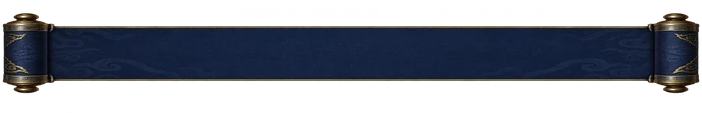
#> input picture assets/ui/scroll/scroll-silk-picker.webp, 702 x 113 px
$ python repack_two_frame_strip.py ../../../assets/ui/scroll/scroll-silk-picker.webp 5 5 --cell-width 100
#> lines starting #> are read from the running program, lines starting #| are printed output that depends on the picture
from argparse import ArgumentParser
from pathlib import Path

from PIL import Image


def main() -> None:
    parser = ArgumentParser(
        description='Repack two transparent poses into the first two cells of a four-cell strip.',
    )
    parser.add_argument('source', type=Path)
    parser.add_argument('split_x', type=int)
    parser.add_argument('content_end_x', type=int)
    parser.add_argument('--cell-width', type=int, required=True)
    args = parser.parse_args()

    source = Image.open(args.source).convert('RGBA')
#> source is the input picture: PIL image 702x113 RGBA; mean R, G, B, A 29, 32.7, 46.6, 125.7
    segments = (
        source.crop((0, 0, args.split_x, source.height)),
        source.crop((args.split_x, 0, args.content_end_x, source.height)),
    )
    output = Image.new('RGBA', (args.cell_width * 4, source.height))
#> output: PIL image 400x113 RGBA; every value is 0

    for index, segment in enumerate(segments):
        bounds = segment.getchannel('A').getbbox()
        if bounds is None:
            raise ValueError(f'pose {index + 1} has no visible pixels')
        pose = segment.crop((bounds[0], 0, bounds[2], source.height))
        if pose.width > args.cell_width:
            raise ValueError(
                f'pose {index + 1} width {pose.width} exceeds cell width {args.cell_width}',
            )
        x = index * args.cell_width + (args.cell_width - pose.width) // 2
        output.alpha_composite(pose, (x, 0))
#> this loop made 2 passes
#> (bounds, x) on pass 1: ((0, 21, 5, 85), 47)
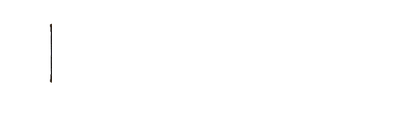
#> output: PIL image 400x113 RGBA; mean R, G, B, A 0.1, 0.1, 0.1, 0.4; transparent parts drawn white

    output.save(args.source)

    for index in range(2, 4):
        cell = output.crop(
            (
                index * args.cell_width,
                0,
                (index + 1) * args.cell_width,
                output.height,
            ),
        )
        assert cell.getchannel('A').getbbox() is None


if __name__ == '__main__':
#> (the run stopped early here; a loop or call above may not have finished)
